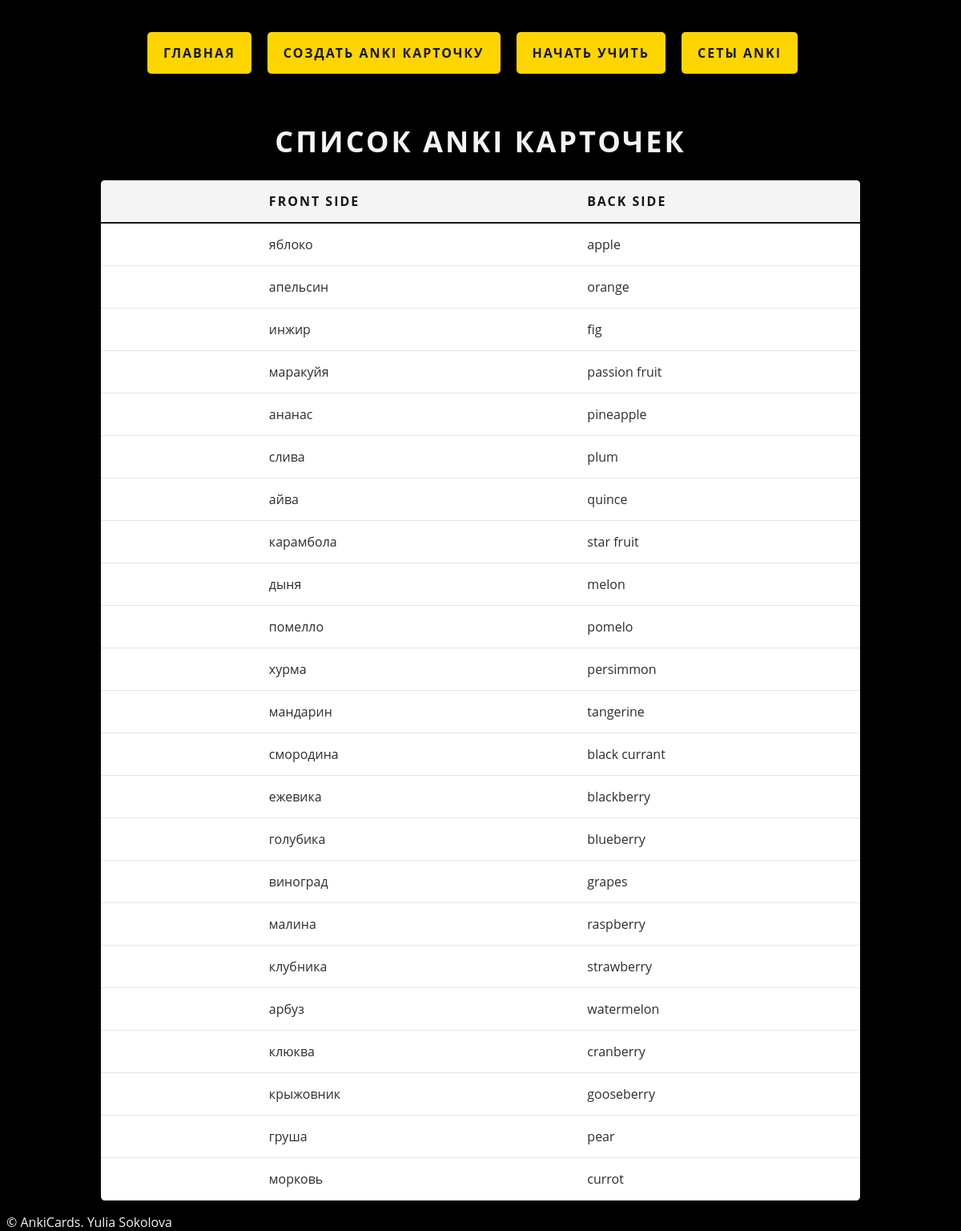
The app's page /ankicards/ with its own data.
### studyplatform/models.py (models this page shows, shortened)
class AnkiCard(models.Model):
    anki_id = models.AutoField(primary_key=True)
    front_side = models.TextField(default='')
    back_side = models.TextField(default=None)
    image = models.CharField(max_length=250, null=True, blank=True, default=None)
    objects = AnkiCardManager()

### studyplatform/views.py (the view)
# urls.py: path('ankicards/', anki_card_list, name='anki_card_list'),
def anki_card_list(request):
    cards = AnkiCard.objects.all()
    return render(request, 'anki_card_list.html', {'cards': cards})

### templates/anki_card_list.html (shortened to what this page needs)
{% extends 'base.html' %}
{% block content %}
    <h1>Список Anki карточек</h1>
    <table class="anki-table">
        <thead>
            <tr>
                <th class="anki-table-header"></th>
                <th class="anki-table-header">Front Side</th>
                <th class="anki-table-header">Back Side</th>
            </tr>
        </thead>
        <tbody>
            {% for card in cards %}
            <tr>
                <td class="anki-table-data">
                    </td>
                <td class="anki-table-data">{{ card.front_side }}</td>
                <td class="anki-table-data">{{ card.back_side }}</td>
            </tr>
            {% endfor %}
        </tbody>
    </table>
{% endblock %}

### templates/base.html (shortened to what this page needs)
{% load static %}
<!DOCTYPE html>
<html lang="en">
<head>
    <link rel="stylesheet" href="{% static 'css/anki_style.css' %}">
</head>
<body>
    <nav>
        <div class="button-container">
            <a href="{% url 'anki_card_list' %}" class="button">Главная</a>
            <button class="add-card-btn" onclick="showPopup()">Создать Anki карточку</button>
            <a href="{% url 'start_learning' %}" class="button">Начать учить</a>
            <a href="{% url 'set_of_card' %}" class="button">Сеты Anki</a>
        </div>
    </nav>
    <main>
        {% block content %}{% endblock %}
    </main>
    <footer>
        <p>         © AnkiCards. Yulia Sokolova</p>
    </footer>
</body>
</html>

### static/css/anki_style.css (style rules this page uses)
body { background-image: url('https://img.freepik.com/premium-photo/modern-dark-leather-desk-with-mockup-place-keyboard-black-background-top-view_67155-16371.jpg?w=1060'); background-color: black; color: #F4F4F4; font-family: 'Open Sans', sans-serif; font-size: 16px; background-size: cover; background-position: top center; max-height: 900px; background-repeat: no-repeat; }
h1 { text-align: center; margin-top: 60px; font-size: 36px; font-weight: bold; text-transform: uppercase; letter-spacing: 3px; }
.anki-table { margin: 0 auto; width: 80%; border-collapse: collapse; background-color: #FFFFFF; box-shadow: 0px 0px 10px 0px rgba(0,0,0,0.1); border-radius: 5px; overflow: hidden; }
.anki-table td:first-child { width: 20%; }
.anki-table-header { background-color: #F4F4F4; color: #171717; padding: 15px 20px; text-align: left; font-weight: bold; text-transform: uppercase; letter-spacing: 2px; border-bottom: 2px solid #171717; }
.anki-table-data { border-bottom: 1px solid #E5E5E5; color: #2D2D2D; padding: 15px 20px; text-transform: lowercase; }
.add-card-btn { font-family: 'Open Sans'; float: right; margin-right: 20px; background-color: #FFD500; color: #171717; border: none; border-radius: 5px; padding: 15px 20px; font-size: 16px; font-weight: bold; text-transform: uppercase; letter-spacing: 2px; cursor: pointer; transition: all 0.3s ease; margin-top: 20px; }
.button { text-decoration: none; text-align: center; margin-top: 20px; margin-right: 20px; background-color: #FFD500; color: #171717; border: none; border-radius: 5px; padding: 15px 20px; font-size: 16px; font-weight: bold; text-transform: uppercase; letter-spacing: 2px; cursor: pointer; transition: all 0.3s ease; margin-top: 20px; }
.button-container { display: flex; justify-content: center; margin-top: 20px; }

### records on screen
AnkiCard: front_side "яблоко", back_side "apple"
AnkiCard: front_side "апельсин", back_side "orange"
AnkiCard: front_side "инжир", back_side "fig"
AnkiCard: front_side "маракуйя", back_side "passion fruit"
AnkiCard: front_side "ананас", back_side "pineapple"
AnkiCard: front_side "слива", back_side "plum"
AnkiCard: front_side "айва", back_side "quince"
AnkiCard: front_side "карамбола", back_side "star fruit"
AnkiCard: front_side "дыня", back_side "melon"
AnkiCard: front_side "помелло", back_side "pomelo"
AnkiCard: front_side "хурма", back_side "persimmon"
AnkiCard: front_side "мандарин", back_side "tangerine"
AnkiCard: front_side "смородина", back_side "black currant"
AnkiCard: front_side "ежевика", back_side "blackberry"
AnkiCard: front_side "голубика", back_side "blueberry"
AnkiCard: front_side "виноград", back_side "grapes"
AnkiCard: front_side "малина", back_side "raspberry"
AnkiCard: front_side "клубника", back_side "strawberry"
AnkiCard: front_side "арбуз", back_side "watermelon"
AnkiCard: front_side "клюква", back_side "cranberry"
AnkiCard: front_side "крыжовник", back_side "gooseberry"
AnkiCard: front_side "груша", back_side "pear"
AnkiCard: front_side "морковь", back_side "currot"
